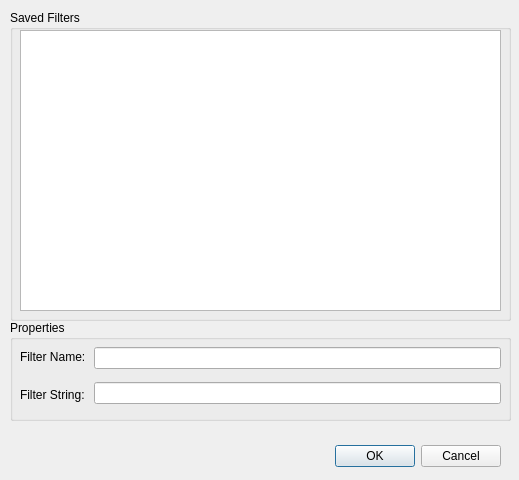
<?xml version="1.0" encoding="UTF-8"?>
<ui version="4.0">
 <class>Dialog</class>
 <widget class="QDialog" name="Dialog">
  <property name="geometry">
   <rect>
    <x>0</x>
    <y>0</y>
    <width>519</width>
    <height>480</height>
   </rect>
  </property>
  <property name="windowTitle">
   <string>Dialog</string>
  </property>
  <widget class="QDialogButtonBox" name="buttonBox">
   <property name="geometry">
    <rect>
     <x>10</x>
     <y>440</y>
     <width>491</width>
     <height>32</height>
    </rect>
   </property>
   <property name="orientation">
    <enum>Qt::Horizontal</enum>
   </property>
   <property name="standardButtons">
    <set>QDialogButtonBox::Cancel|QDialogButtonBox::Ok</set>
   </property>
  </widget>
  <widget class="QGroupBox" name="groupBox">
   <property name="geometry">
    <rect>
     <x>10</x>
     <y>10</y>
     <width>501</width>
     <height>311</height>
    </rect>
   </property>
   <property name="title">
    <string>Saved Filters</string>
   </property>
   <widget class="QListView" name="listView">
    <property name="geometry">
     <rect>
      <x>10</x>
      <y>20</y>
      <width>481</width>
      <height>281</height>
     </rect>
    </property>
   </widget>
  </widget>
  <widget class="QGroupBox" name="groupBox_3">
   <property name="geometry">
    <rect>
     <x>10</x>
     <y>320</y>
     <width>501</width>
     <height>101</height>
    </rect>
   </property>
   <property name="title">
    <string>Properties</string>
   </property>
   <widget class="QWidget" name="layoutWidget">
    <property name="geometry">
     <rect>
      <x>10</x>
      <y>20</y>
      <width>481</width>
      <height>71</height>
     </rect>
    </property>
    <layout class="QHBoxLayout" name="horizontalLayout">
     <item>
      <layout class="QVBoxLayout" name="verticalLayout">
       <item>
        <widget class="QLabel" name="label">
         <property name="text">
          <string>Filter Name:</string>
         </property>
        </widget>
       </item>
       <item>
        <widget class="QLabel" name="label_2">
         <property name="text">
          <string>Filter String: </string>
         </property>
        </widget>
       </item>
      </layout>
     </item>
     <item>
      <layout class="QVBoxLayout" name="verticalLayout_2">
       <item>
        <widget class="QLineEdit" name="lineEdit">
         <property name="readOnly">
          <bool>true</bool>
         </property>
        </widget>
       </item>
       <item>
        <widget class="QLineEdit" name="lineEdit_2">
         <property name="readOnly">
          <bool>true</bool>
         </property>
        </widget>
       </item>
      </layout>
     </item>
    </layout>
   </widget>
  </widget>
 </widget>
 <resources/>
 <connections>
  <connection>
   <sender>buttonBox</sender>
   <signal>accepted()</signal>
   <receiver>Dialog</receiver>
   <slot>accept()</slot>
   <hints>
    <hint type="sourcelabel">
     <x>248</x>
     <y>254</y>
    </hint>
    <hint type="destinationlabel">
     <x>157</x>
     <y>274</y>
    </hint>
   </hints>
  </connection>
  <connection>
   <sender>buttonBox</sender>
   <signal>rejected()</signal>
   <receiver>Dialog</receiver>
   <slot>reject()</slot>
   <hints>
    <hint type="sourcelabel">
     <x>316</x>
     <y>260</y>
    </hint>
    <hint type="destinationlabel">
     <x>286</x>
     <y>274</y>
    </hint>
   </hints>
  </connection>
 </connections>
</ui>
